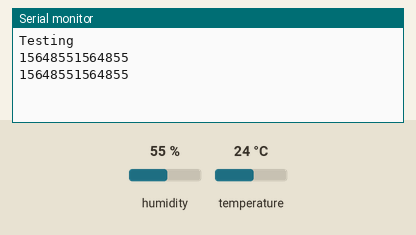
The sketch below on a simulated Arduino Uno, built with avr-gcc and run on an emulated ATmega328P. On the bench: the last lines printed to the serial monitor. The inputs (shaded band) are chosen by the test bench; at power-on: humidity 55 %, temperature 24 °C.

Above: at 6.8 s.
6.9 s: humidity set to 22 %
At 9.8 s:
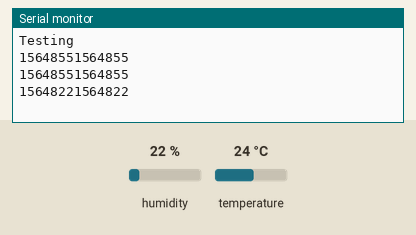
11.4 s: humidity set to 40 %
At 13.0 s:
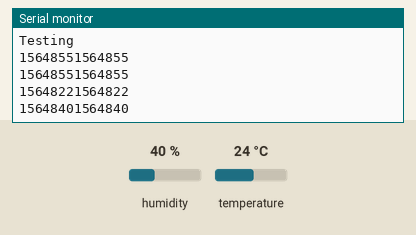

The sketch:

weather-dht-adafruit.ino
```cpp
#include <Adafruit_Sensor.h>
#include <DHT.h>
#include <DHT_U.h>
DHT dht(4, DHT11);
void setup() {
  Serial.begin(9600);
  Serial.println("Testing ");
}

void loop() {
  delay(3000);
  float t = dht.readTemperature();
  int h = dht.readHumidity();
  Serial.print('Temperature = ');
  Serial.print(h);
  Serial.print(' , Humidity = ');
  Serial.print(h);
  Serial.print('\n');
}
```

Measured:
- after the input at 6.9 s, the serial monitor: prints a new line after 2.2 s (image 1)
- after the input at 11.4 s, the serial monitor: prints a new line after 0.70 s (image 2)
